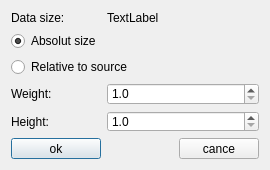
<?xml version="1.0" encoding="UTF-8"?>
<ui version="4.0">
 <class>DialogScene</class>
 <widget class="QDialog" name="DialogScene">
  <property name="geometry">
   <rect>
    <x>0</x>
    <y>0</y>
    <width>270</width>
    <height>170</height>
   </rect>
  </property>
  <property name="minimumSize">
   <size>
    <width>270</width>
    <height>170</height>
   </size>
  </property>
  <property name="maximumSize">
   <size>
    <width>270</width>
    <height>170</height>
   </size>
  </property>
  <property name="windowTitle">
   <string>Scene setting</string>
  </property>
  <layout class="QGridLayout" name="gridLayout">
   <item row="4" column="1" colspan="2">
    <widget class="QDoubleSpinBox" name="SpinBoxHeight">
     <property name="decimals">
      <number>1</number>
     </property>
     <property name="minimum">
      <double>1.000000000000000</double>
     </property>
    </widget>
   </item>
   <item row="5" column="0">
    <widget class="QPushButton" name="BtnOk">
     <property name="text">
      <string>ok</string>
     </property>
    </widget>
   </item>
   <item row="4" column="0">
    <widget class="QLabel" name="label_3">
     <property name="text">
      <string>Height:</string>
     </property>
    </widget>
   </item>
   <item row="2" column="0" colspan="2">
    <widget class="QRadioButton" name="RadioRelative">
     <property name="text">
      <string>Relative to source</string>
     </property>
     <property name="checked">
      <bool>false</bool>
     </property>
    </widget>
   </item>
   <item row="0" column="0">
    <widget class="QLabel" name="label_1">
     <property name="text">
      <string>Data size:</string>
     </property>
    </widget>
   </item>
   <item row="0" column="1">
    <widget class="QLabel" name="LabelSize">
     <property name="text">
      <string>TextLabel</string>
     </property>
    </widget>
   </item>
   <item row="1" column="0">
    <widget class="QRadioButton" name="RadioAbsolut">
     <property name="text">
      <string>Absolut size</string>
     </property>
     <property name="checked">
      <bool>true</bool>
     </property>
    </widget>
   </item>
   <item row="5" column="2">
    <widget class="QPushButton" name="BtnCancel">
     <property name="text">
      <string>cance</string>
     </property>
    </widget>
   </item>
   <item row="3" column="1" colspan="2">
    <widget class="QDoubleSpinBox" name="SpinBoxWeight">
     <property name="decimals">
      <number>1</number>
     </property>
     <property name="minimum">
      <double>1.000000000000000</double>
     </property>
    </widget>
   </item>
   <item row="3" column="0">
    <widget class="QLabel" name="label_2">
     <property name="text">
      <string>Weight:</string>
     </property>
    </widget>
   </item>
  </layout>
 </widget>
 <resources/>
 <connections>
  <connection>
   <sender>RadioAbsolut</sender>
   <signal>clicked()</signal>
   <receiver>DialogScene</receiver>
   <slot>slRadioChange()</slot>
   <hints>
    <hint type="sourcelabel">
     <x>40</x>
     <y>51</y>
    </hint>
    <hint type="destinationlabel">
     <x>169</x>
     <y>43</y>
    </hint>
   </hints>
  </connection>
  <connection>
   <sender>RadioRelative</sender>
   <signal>clicked()</signal>
   <receiver>DialogScene</receiver>
   <slot>slRadioChange()</slot>
   <hints>
    <hint type="sourcelabel">
     <x>67</x>
     <y>74</y>
    </hint>
    <hint type="destinationlabel">
     <x>127</x>
     <y>50</y>
    </hint>
   </hints>
  </connection>
  <connection>
   <sender>BtnOk</sender>
   <signal>clicked()</signal>
   <receiver>DialogScene</receiver>
   <slot>accept()</slot>
   <hints>
    <hint type="sourcelabel">
     <x>67</x>
     <y>151</y>
    </hint>
    <hint type="destinationlabel">
     <x>112</x>
     <y>149</y>
    </hint>
   </hints>
  </connection>
  <connection>
   <sender>BtnCancel</sender>
   <signal>clicked()</signal>
   <receiver>DialogScene</receiver>
   <slot>reject()</slot>
   <hints>
    <hint type="sourcelabel">
     <x>200</x>
     <y>149</y>
    </hint>
    <hint type="destinationlabel">
     <x>176</x>
     <y>150</y>
    </hint>
   </hints>
  </connection>
 </connections>
 <slots>
  <slot>slRadioChange()</slot>
 </slots>
</ui>
